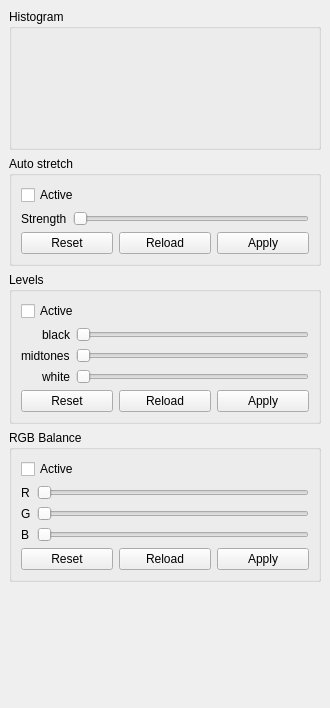
  <widget class="QDockWidget" name="processing_dock">
   <property name="minimumSize">
    <size>
     <width>330</width>
     <height>708</height>
    </size>
   </property>
   <property name="allowedAreas">
    <set>Qt::LeftDockWidgetArea|Qt::RightDockWidgetArea</set>
   </property>
   <property name="windowTitle">
    <string>Processing</string>
   </property>
   <attribute name="dockWidgetArea">
    <number>2</number>
   </attribute>
   <widget class="QWidget" name="dockWidgetContents_3">
    <layout class="QVBoxLayout" name="verticalLayout_9">
     <item>
      <widget class="QGroupBox" name="groupBox_7">
       <property name="minimumSize">
        <size>
         <width>0</width>
         <height>0</height>
        </size>
       </property>
       <property name="title">
        <string>Histogram</string>
       </property>
       <layout class="QVBoxLayout" name="verticalLayout_4">
        <item>
         <widget class="HistogramView" name="histogram_view" native="true">
          <property name="minimumSize">
           <size>
            <width>250</width>
            <height>100</height>
           </size>
          </property>
         </widget>
        </item>
       </layout>
      </widget>
     </item>
     <item>
      <widget class="QGroupBox" name="groupBox_9">
       <property name="title">
        <string>Auto stretch</string>
       </property>
       <layout class="QVBoxLayout" name="verticalLayout_8">
        <item>
         <widget class="QCheckBox" name="chk_stretch_active">
          <property name="text">
           <string>Active</string>
          </property>
         </widget>
        </item>
        <item>
         <layout class="QHBoxLayout" name="horizontalLayout_8">
          <item>
           <widget class="QLabel" name="label_8">
            <property name="text">
             <string>Strength</string>
            </property>
           </widget>
          </item>
          <item>
           <widget class="Slider" name="sld_stretch_strength">
            <property name="maximum">
             <number>255</number>
            </property>
            <property name="orientation">
             <enum>Qt::Horizontal</enum>
            </property>
           </widget>
          </item>
         </layout>
        </item>
        <item>
         <layout class="QHBoxLayout" name="horizontalLayout_7">
          <item>
           <widget class="QPushButton" name="btn_stretch_reset">
            <property name="toolTip">
             <string>Reset parameters to their default values</string>
            </property>
            <property name="statusTip">
             <string>Reset parameters to their default values</string>
            </property>
            <property name="text">
             <string>Reset</string>
            </property>
           </widget>
          </item>
          <item>
           <widget class="QPushButton" name="btn_stretch_reload">
            <property name="toolTip">
             <string>Set parameters to the value they had on latest 'apply'</string>
            </property>
            <property name="statusTip">
             <string>Set parameters to the value they had on latest 'apply'</string>
            </property>
            <property name="text">
             <string>Reload</string>
            </property>
           </widget>
          </item>
          <item>
           <widget class="QPushButton" name="btn_stretch_apply">
            <property name="toolTip">
             <string>Apply curent parameters</string>
            </property>
            <property name="statusTip">
             <string>Apply curent parameters</string>
            </property>
            <property name="text">
             <string>Apply</string>
            </property>
           </widget>
          </item>
         </layout>
        </item>
       </layout>
      </widget>
     </item>
     <item>
      <widget class="QGroupBox" name="groupBox_6">
       <property name="font">
        <font>
         <weight>50</weight>
         <bold>false</bold>
        </font>
       </property>
       <property name="title">
        <string>Levels</string>
       </property>
       <layout class="QVBoxLayout" name="verticalLayout_5">
        <item>
         <widget class="QCheckBox" name="chk_levels_active">
          <property name="text">
           <string>Active</string>
          </property>
         </widget>
        </item>
        <item>
         <layout class="QHBoxLayout" name="horizontalLayout_5">
          <item>
           <layout class="QVBoxLayout" name="verticalLayout_2">
            <item>
             <widget class="QLabel" name="label">
              <property name="text">
               <string>black</string>
              </property>
              <property name="alignment">
               <set>Qt::AlignRight|Qt::AlignTrailing|Qt::AlignVCenter</set>
              </property>
             </widget>
            </item>
            <item>
             <widget class="QLabel" name="label_4">
              <property name="text">
               <string>midtones</string>
              </property>
             </widget>
            </item>
            <item>
             <widget class="QLabel" name="label_2">
              <property name="text">
               <string>white</string>
              </property>
              <property name="alignment">
               <set>Qt::AlignRight|Qt::AlignTrailing|Qt::AlignVCenter</set>
              </property>
             </widget>
            </item>
           </layout>
          </item>
          <item>
           <layout class="QVBoxLayout" name="verticalLayout_3">
            <item>
             <widget class="Slider" name="sld_black">
              <property name="maximum">
               <number>255</number>
              </property>
              <property name="orientation">
               <enum>Qt::Horizontal</enum>
              </property>
             </widget>
            </item>
            <item>
             <widget class="Slider" name="sld_midtones">
              <property name="maximum">
               <number>255</number>
              </property>
              <property name="orientation">
               <enum>Qt::Horizontal</enum>
              </property>
             </widget>
            </item>
            <item>
             <widget class="Slider" name="sld_white">
              <property name="maximum">
               <number>255</number>
              </property>
              <property name="orientation">
               <enum>Qt::Horizontal</enum>
              </property>
             </widget>
            </item>
           </layout>
          </item>
         </layout>
        </item>
        <item>
         <layout class="QHBoxLayout" name="horizontalLayout_3">
          <item>
           <widget class="QPushButton" name="btn_levels_reset">
            <property name="toolTip">
             <string>Reset parameters to their default values</string>
            </property>
            <property name="statusTip">
             <string>Reset parameters to their default values</string>
            </property>
            <property name="text">
             <string>Reset</string>
            </property>
           </widget>
          </item>
          <item>
           <widget class="QPushButton" name="btn_levels_reload">
            <property name="toolTip">
             <string>Set parameters to the value they had on latest 'apply'</string>
            </property>
            <property name="statusTip">
             <string>Set parameters to the value they had on latest 'apply'</string>
            </property>
            <property name="text">
             <string>Reload</string>
            </property>
           </widget>
          </item>
          <item>
           <widget class="QPushButton" name="btn_levels_apply">
            <property name="toolTip">
             <string>Apply curent parameters</string>
            </property>
            <property name="statusTip">
             <string>Apply curent parameters</string>
            </property>
            <property name="text">
             <string>Apply</string>
            </property>
           </widget>
          </item>
         </layout>
        </item>
       </layout>
      </widget>
     </item>
     <item>
      <widget class="QGroupBox" name="rgbProcessBox">
       <property name="title">
        <string>RGB Balance</string>
       </property>
       <layout class="QVBoxLayout" name="verticalLayout_6">
        <item>
         <widget class="QCheckBox" name="chk_rgb_active">
          <property name="text">
           <string>Active</string>
          </property>
          <property name="checked">
           <bool>false</bool>
          </property>
         </widget>
        </item>
        <item>
         <layout class="QGridLayout" name="gridLayout_2">
          <item row="0" column="0">
           <widget class="QLabel" name="label_5">
            <property name="text">
             <string>R</string>
            </property>
           </widget>
          </item>
          <item row="0" column="1">
           <widget class="Slider" name="sld_rgb_r">
            <property name="maximum">
             <number>255</number>
            </property>
            <property name="orientation">
             <enum>Qt::Horizontal</enum>
            </property>
           </widget>
          </item>
          <item row="1" column="0">
           <widget class="QLabel" name="label_6">
            <property name="text">
             <string>G</string>
            </property>
           </widget>
          </item>
          <item row="1" column="1">
           <widget class="Slider" name="sld_rgb_g">
            <property name="maximum">
             <number>255</number>
            </property>
            <property name="orientation">
             <enum>Qt::Horizontal</enum>
            </property>
           </widget>
          </item>
          <item row="2" column="0">
           <widget class="QLabel" name="label_7">
            <property name="text">
             <string>B</string>
            </property>
           </widget>
          </item>
          <item row="2" column="1">
           <widget class="Slider" name="sld_rgb_b">
            <property name="maximum">
             <number>255</number>
            </property>
            <property name="orientation">
             <enum>Qt::Horizontal</enum>
            </property>
           </widget>
          </item>
         </layout>
        </item>
        <item>
         <layout class="QHBoxLayout" name="horizontalLayout_6">
          <item>
           <widget class="QPushButton" name="btn_rgb_reset">
            <property name="toolTip">
             <string>Reset parameters to their default values</string>
            </property>
            <property name="statusTip">
             <string>Reset parameters to their default values</string>
            </property>
            <property name="text">
             <string>Reset</string>
            </property>
           </widget>
          </item>
          <item>
           <widget class="QPushButton" name="btn_rgb_reload">
            <property name="toolTip">
             <string>Set parameters to the value they had on latest 'apply'</string>
            </property>
            <property name="statusTip">
             <string>Set parameters to the value they had on latest 'apply'</string>
            </property>
            <property name="text">
             <string>Reload</string>
            </property>
           </widget>
          </item>
          <item>
           <widget class="QPushButton" name="btn_rgb_apply">
            <property name="toolTip">
             <string>Apply curent parameters</string>
            </property>
            <property name="statusTip">
             <string>Apply curent parameters</string>
            </property>
            <property name="text">
             <string>Apply</string>
            </property>
           </widget>
          </item>
         </layout>
        </item>
       </layout>
      </widget>
     </item>
     <item>
      <spacer name="verticalSpacer_2">
       <property name="orientation">
        <enum>Qt::Vertical</enum>
       </property>
       <property name="sizeHint" stdset="0">
        <size>
         <width>20</width>
         <height>40</height>
        </size>
       </property>
      </spacer>
     </item>
    </layout>
   </widget>
  </widget>
